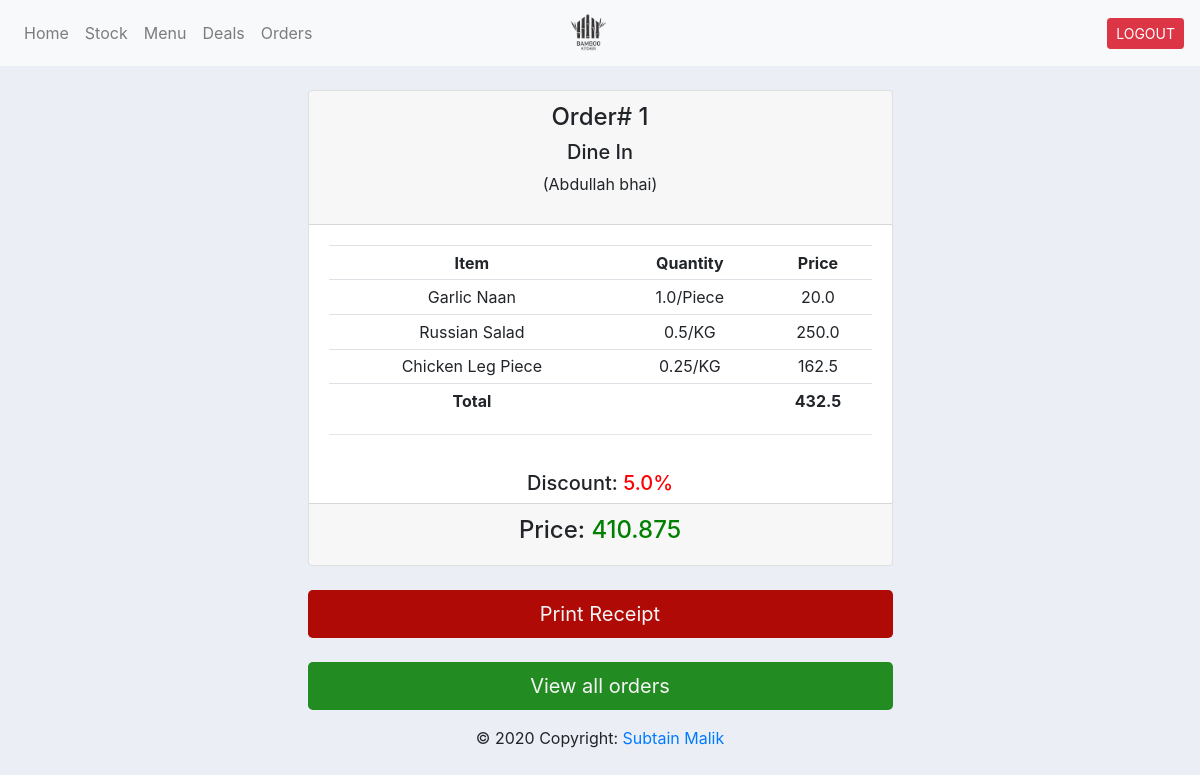
Screenshot of /view_order/74/ (signed in) with the database file from the repository.
### bk_app/models.py (models this page shows, shortened)
class Order(models.Model):
    STATUS = (
        ('Dine In', 'Dine In'),
        ('Takeaway', 'Takeaway'),
    )
    no = models.PositiveIntegerField(default=111, null=True, blank=True)
    order_taker_name = models.CharField(max_length=50, null=True, blank=True)
    status = models.CharField(max_length=20, default='Dine In', choices=STATUS)
    charges = models.FloatField(default=1.0)
    bill = models.FloatField(default=1.0)
    discount = models.FloatField(default=0.0, null=True)
    date_created = models.DateTimeField(auto_now_add=True, null=True)
    add_by = models.ForeignKey(User, null=True, on_delete=models.DO_NOTHING)
    class Meta:
        ordering = ['-date_created']

class OrderMenuItem(models.Model):
    item = models.ForeignKey(MenuItem, on_delete=models.DO_NOTHING)
    quantity = models.FloatField(default=1.0)
    order = models.ForeignKey(Order, null=True, on_delete=models.CASCADE)

class MenuItem(models.Model):
    UNITS = (
        ('KG', 'KG'),
        ('Grams', 'Grams'),
        ('Dozen', 'Dozen'),
        ('Liters', 'Liters'),
        ('Piece', 'Piece'),
        ('Plate', 'Plate'),
        ('Other', 'Other'),
    )
    STATUS = (
        ('Available', 'Available'),
        ('Out of Stock', 'Out of Stock'),
    )
    name = models.CharField(max_length=50)
    category = models.ForeignKey(Category, on_delete=models.DO_NOTHING)
    quantity = models.FloatField(default=1.0)
    unit = models.CharField(max_length=20, default='KG', choices=UNITS)
    price = models.FloatField(default=0.0)
    status = models.CharField(max_length=20, default='Available', choices=STATUS)
    date_created = models.DateTimeField(auto_now_add=True)
    add_by = models.ForeignKey(User, on_delete=models.DO_NOTHING)

### bk_app/views.py (the view, shortened to what this page needs)
# urls.py: path('view_order/<str:pk>/', views.view_order, name='view_order'),
@login_required(login_url='login')
def view_order(request, pk):
    order = Order.objects.get(id=pk)
    order_items = order.orderitem_set.all()
    menu_items = order.ordermenuitem_set.all()
    context = {'order': order,
               'order_items': order_items,
               'menu_items': menu_items, }
    return render(request, 'bk_app/view_order.html', context)

### bk_app/templates/bk_app/view_order.html (shortened to what this page needs)
{% extends 'bk_app/main.html' %}
{% load static %}
{% load mathfilters %}
{% block content %}
    <br/>
    <div class="row">
        <div class="col-md-6 mx-auto">
            <div class="card text-center">
                <div class="card-header">
                    <h4>Order# {{ order.no }}</h4>
                    <h5> {{ order.status }}</h5>
                    <p> ({{ order.order_taker_name}})</p>
                </div>
                <div class="card-body">
                    <table class="table table-sm">
                        <tr>
                            <th>Item</th>
                            <th>Quantity</th>
                            <th>Price</th>
                        </tr>
                        {% for m_item in menu_items %}
                            <tr>
                                <td>{{ m_item.item.name }}</td>
                                <td>{{ m_item.quantity }}/{{ m_item.item.unit }}</td>
                                <td>{{ m_item.item.price|mul:m_item.quantity }}</td>
                            </tr>
                        {% endfor %}
                        <tr>
                            <td><b>Total</b></td>
                            <td></td>
                            <td><b>{{ order.charges }}</b></td>
                        </tr>
                    </table>
                    <hr/>
                </div>
                <h5>Discount: <span
                        style="color: red">{{ order.discount }}%</span>
                </h5>
                <div class="card-footer">
                    <h4>Price: <span style="color: green">{{ order.bill }}</span></h4>
                </div>
            </div>
            <br/>
        <form action="" method="POST">
            <button type="submit" class="btn btn-lg btn-block" style="background-color: #af0a06; color: whitesmoke">
                Print Receipt</button>
        </form>
        <br/>
            <a class="btn btn-lg btn-block" style="background-color: forestgreen; color: whitesmoke"
               href="{% url 'orders' %}">View all
                orders</a>
        </div>
    </div>
{% endblock %}

### static/css/main.css (style rules this page uses)
body { background-color: #ebeff5; }

### rows the page displays
Order: no "1", status "Dine In", order_taker_name "Abdullah bhai", charges "432.5", discount "5.0", bill "410.875"
OrderMenuItem: item.name "Garlic Naan", quantity "1.0", item.unit "Piece", item.price|mul "20.0"
OrderMenuItem: item.name "Russian Salad", quantity "0.5", item.unit "KG", item.price|mul "250.0"
OrderMenuItem: item.name "Chicken Leg Piece", quantity "0.25", item.unit "KG", item.price|mul "162.5"
